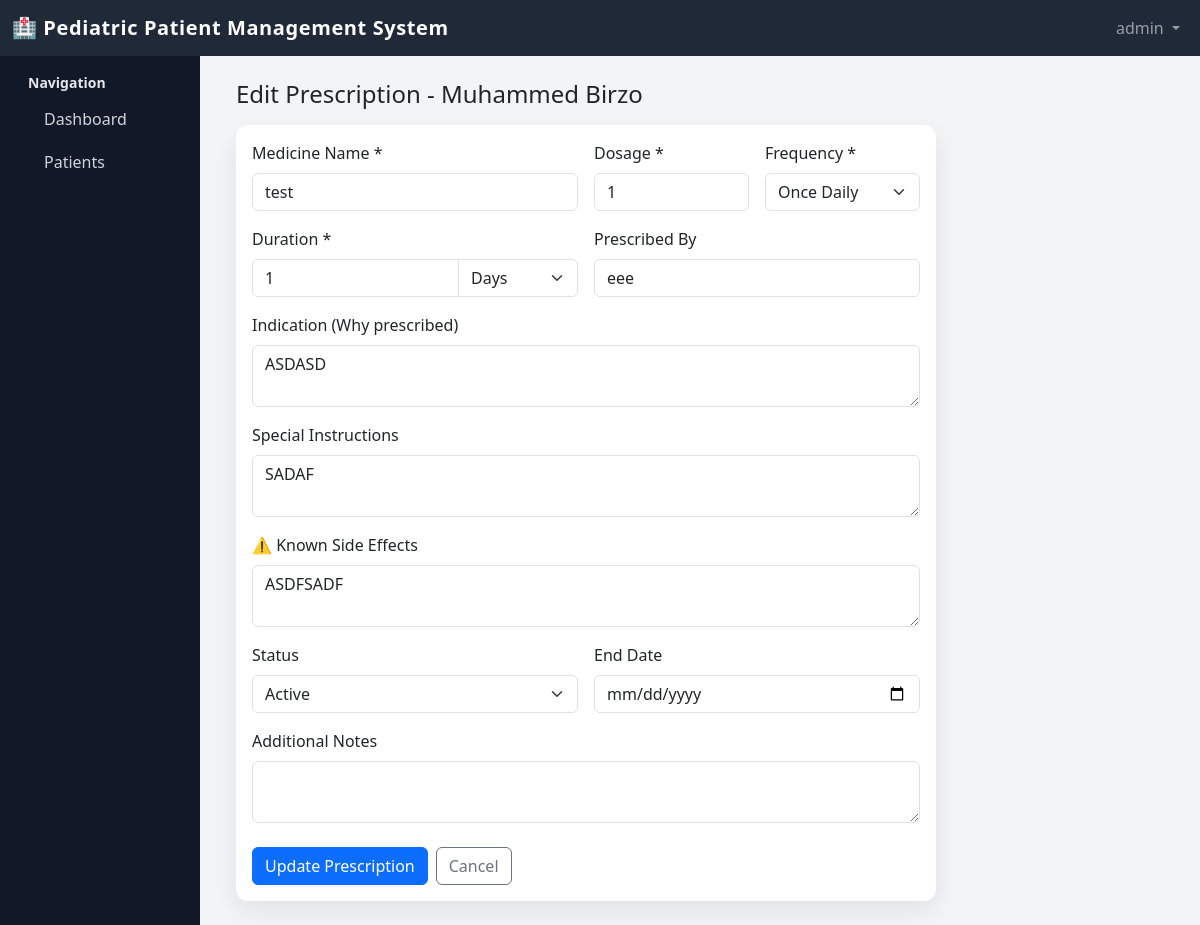
Screenshot of /prescriptions/2/edit/ (signed in) with the database file from the repository.
### pediatric/models.py (models this page shows, shortened)
class Patient(models.Model):
    GENDER_CHOICES = [
        ('Male', 'Male'),
        ('Female', 'Female'),
    ]
    BLOOD_TYPE_CHOICES = [
        ('A', 'A'),
        ('B', 'B'),
        ('AB', 'AB'),
        ('O', 'O'),
    ]
    patient_name = models.CharField(max_length=100)
    date_of_birth = models.DateField()
    gender = models.CharField(max_length=10, choices=GENDER_CHOICES)
    blood_type = models.CharField(max_length=5, choices=BLOOD_TYPE_CHOICES, null=True, blank=True)
    contact_number = models.CharField(max_length=20, blank=True, null=True)
    parent_name = models.CharField(max_length=100, blank=True, null=True)
    parent_contact = models.CharField(max_length=20, blank=True, null=True)
    address = models.CharField(max_length=200, blank=True, null=True)
    city = models.CharField(max_length=50, blank=True, null=True)
    country = models.CharField(max_length=50, blank=True, null=True)
    medical_history = models.TextField(blank=True, null=True)
    notes = models.TextField(blank=True, null=True)
    date_registered = models.DateTimeField(auto_now_add=True)
    created_by = models.ForeignKey(User, on_delete=models.SET_NULL, null=True, related_name='patients_created')
    class Meta:
        ordering = ['-date_registered']

class MedicinePrescription(models.Model):
    FREQUENCY_CHOICES = [
        ('Once Daily', 'Once Daily'),
        ('Twice Daily', 'Twice Daily'),
        ('Thrice Daily', 'Thrice Daily'),
        ('Four Times Daily', 'Four Times Daily'),
        ('Every 6 Hours', 'Every 6 Hours'),
        ('Every 8 Hours', 'Every 8 Hours'),
        ('Every 12 Hours', 'Every 12 Hours'),
        ('As Needed', 'As Needed'),
    ]
    DURATION_UNIT_CHOICES = [
        ('Days', 'Days'),
        ('Weeks', 'Weeks'),
        ('Months', 'Months'),
    ]
    STATUS_CHOICES = [
        ('Active', 'Active'),
        ('Completed', 'Completed'),
        ('Discontinued', 'Discontinued'),
    ]
    patient = models.ForeignKey(Patient, on_delete=models.CASCADE, related_name='prescriptions')
    medicine_name = models.CharField(max_length=200)
    dosage = models.CharField(max_length=100, help_text="e.g., 500mg, 10ml")
    frequency = models.CharField(max_length=30, choices=FREQUENCY_CHOICES)
    duration_value = models.IntegerField(help_text="Number of days/weeks/months")
    duration_unit = models.CharField(max_length=10, choices=DURATION_UNIT_CHOICES, default='Days')
    start_date = models.DateField(auto_now_add=True)
    end_date = models.DateField(blank=True, null=True)
    indication = models.TextField(blank=True, help_text="Why this medicine is prescribed")
    instructions = models.TextField(blank=True, help_text="Special instructions (e.g., take with food)")
    side_effects = models.TextField(blank=True, help_text="Known side effects")
    prescribed_by = models.CharField(max_length=200, blank=True, help_text="Doctor's name")
    status = models.CharField(max_length=20, choices=STATUS_CHOICES, default='Active')
    notes = models.TextField(blank=True)
    class Meta:
        ordering = ['-start_date']

### pediatric/views.py (the view, shortened to what this page needs)
@login_required
def prescription_edit(request, rx_id):
    prescription = get_object_or_404(MedicinePrescription, pk=rx_id)
    patient = prescription.patient
    return render(request, 'prescriptions/prescription_form.html', {
        'patient': patient,
        'prescription': prescription,
        'frequencies': MedicinePrescription.FREQUENCY_CHOICES,
        'units': MedicinePrescription.DURATION_UNIT_CHOICES,
        'statuses': MedicinePrescription.STATUS_CHOICES,
        'is_edit': True,
    })

### templates/prescriptions/prescription_form.html (shortened to what this page needs)
{% extends 'base.html' %}
{% block content %}
<h4 class="mb-3">{% if is_edit %}Edit{% else %}Add New{% endif %} Prescription - {{ patient.patient_name }}</h4>
<div class="card" style="max-width: 700px;">
  <div class="card-body">
    <form method="post">
      <div class="row g-3">
        <div class="col-md-6">
          <label class="form-label">Medicine Name *</label>
          <input type="text" name="medicine_name" class="form-control" value="{{ prescription.medicine_name|default:'' }}" required>
        </div>
        <div class="col-md-3">
          <label class="form-label">Dosage *</label>
          <input type="text" name="dosage" class="form-control" placeholder="e.g., 500mg, 10ml" value="{{ prescription.dosage|default:'' }}" required>
        </div>
        <div class="col-md-3">
          <label class="form-label">Frequency *</label>
          <select name="frequency" class="form-select" required>
            {% for value, label in frequencies %}
              <option value="{{ value }}" {% if prescription.frequency == value %}selected{% endif %}>{{ label }}</option>
            {% endfor %}
          </select>
        </div>
        <div class="col-md-6">
          <label class="form-label">Duration *</label>
          <div class="input-group">
            <input type="number" name="duration_value" class="form-control" min="1" value="{{ prescription.duration_value|default:'' }}" required>
            <select name="duration_unit" class="form-select" style="max-width: 120px;">
              {% for value, label in units %}
                <option value="{{ value }}" {% if prescription.duration_unit == value %}selected{% endif %}>{{ label }}</option>
              {% endfor %}
            </select>
          </div>
        </div>
        <div class="col-md-6">
          <label class="form-label">Prescribed By</label>
          <input type="text" name="prescribed_by" class="form-control" placeholder="Doctor's name" value="{{ prescription.prescribed_by|default:'' }}">
        </div>
        <div class="col-12">
          <label class="form-label">Indication (Why prescribed)</label>
          <textarea name="indication" rows="2" class="form-control">{{ prescription.indication|default:'' }}</textarea>
        </div>
        <div class="col-12">
          <label class="form-label">Special Instructions</label>
          <textarea name="instructions" rows="2" class="form-control" placeholder="e.g., Take with food, Avoid dairy...">{{ prescription.instructions|default:'' }}</textarea>
        </div>
        <div class="col-12">
          <label class="form-label">⚠️ Known Side Effects</label>
          <textarea name="side_effects" rows="2" class="form-control" placeholder="e.g., Nausea, Dizziness...">{{ prescription.side_effects|default:'' }}</textarea>
        </div>
        {% if is_edit %}
          <div class="col-md-6">
            <label class="form-label">Status</label>
            <select name="status" class="form-select">
              {% for value, label in statuses %}
                <option value="{{ value }}" {% if prescription.status == value %}selected{% endif %}>{{ label }}</option>
              {% endfor %}
            </select>
          </div>
          <div class="col-md-6">
            <label class="form-label">End Date</label>
            <input type="date" name="end_date" class="form-control" value="{{ prescription.end_date|date:'Y-m-d'|default:'' }}">
          </div>
        {% endif %}
        <div class="col-12">
          <label class="form-label">Additional Notes</label>
          <textarea name="notes" rows="2" class="form-control">{{ prescription.notes|default:'' }}</textarea>
        </div>
      </div>
      <div class="mt-4 d-flex gap-2">
        <button type="submit" class="btn btn-primary">
          {% if is_edit %}Update Prescription{% else %}Add Prescription{% endif %}
        </button>
        <a href="{% url 'patient_prescriptions' patient.pk %}" class="btn btn-outline-secondary">Cancel</a>
      </div>
    </form>
  </div>
</div>
{% endblock %}

### templates/base.html (shortened to what this page needs)
<!doctype html>
<html lang="en">
<head>
  <link href="https://cdn.jsdelivr.net/npm/bootstrap@5.3.2/dist/css/bootstrap.min.css" rel="stylesheet">
</head>
<body>
  <nav class="navbar navbar-dark navbar-expand-lg">
    <div class="container-fluid">
      <a class="navbar-brand" href="{% url 'dashboard' %}">
        🏥 Pediatric Patient Management System
      </a>
      <div class="collapse navbar-collapse" id="topnav">
        <ul class="navbar-nav ms-auto mb-2 mb-lg-0">
          {% if user.is_authenticated %}
          <li class="nav-item dropdown">
            <a class="nav-link dropdown-toggle" href="#" data-bs-toggle="dropdown">
              {{ user.first_name|default:user.username }}
            </a>
          </li>
          {% endif %}
        </ul>
      </div>
    </div>
  </nav>
  <div class="container-fluid">
    <div class="row">
      {% if user.is_authenticated %}
      <div class="col-md-3 col-lg-2 d-none d-md-block sidebar py-3">
        <div class="px-3 mb-3">
          <div class="fw-semibold small text-gray-400 mb-1">Navigation</div>
          <a href="{% url 'dashboard' %}" class="{% if request.resolver_match.url_name == 'dashboard' %}active{% endif %}">
            Dashboard
          </a>
          <a href="{% url 'patient_list' %}" class="{% if 'patient' in request.resolver_match.url_name %}active{% endif %}">
            Patients
          </a>
        </div>
      </div>
      {% endif %}
      <div class="{% if user.is_authenticated %}col-md-9 col-lg-10{% else %}col-12{% endif %}">
        <div class="content-wrapper">
          {% block content %}{% endblock %}
        </div>
      </div>
    </div>
  </div>
</body>
</html>

### templates/base.html (style rules this page uses)
body { font-family: system-ui, -apple-system, BlinkMacSystemFont, "Segoe UI", sans-serif; background-color: #f3f4f6; }
.navbar { background-color: #1f2937; }
.navbar-brand { font-weight: 600; letter-spacing: 0.03em; }
.sidebar { min-height: 100vh; background-color: #111827; color: #e5e7eb; }
.sidebar a { color: #d1d5db; text-decoration: none; display: block; padding: 0.6rem 1rem; border-radius: 0.4rem; }
.content-wrapper { padding: 1.5rem; }
.card { border: none; border-radius: 0.75rem; box-shadow: 0 10px 25px rgba(15, 23, 42, 0.08); }

### rows the page displays
Patient: patient_name "Muhammed Birzo"
MedicinePrescription: medicine_name "test", dosage "1", frequency "Once Daily", duration_value "1", duration_unit "Days", prescribed_by "eee", indication "ASDASD", instructions "SADAF", side_effects "ASDFSADF", status "Active"

### other values shown
{{ user.first_name|default:user.username }} "admin"
